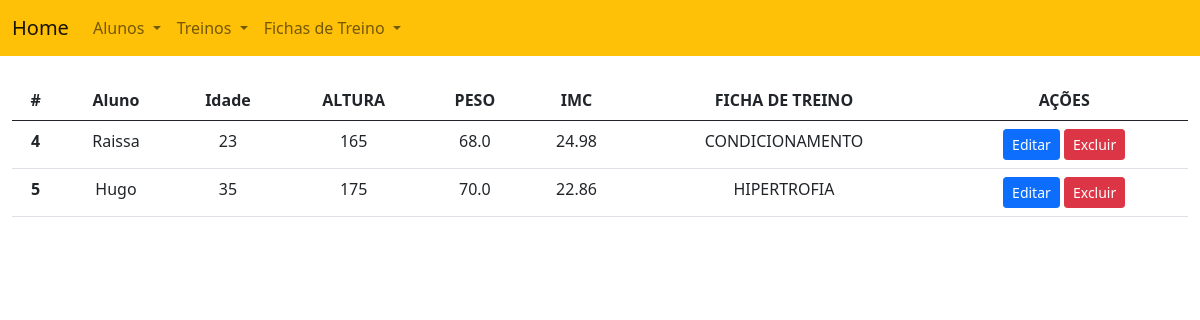
Before: /treino/listar/ with the older database file.
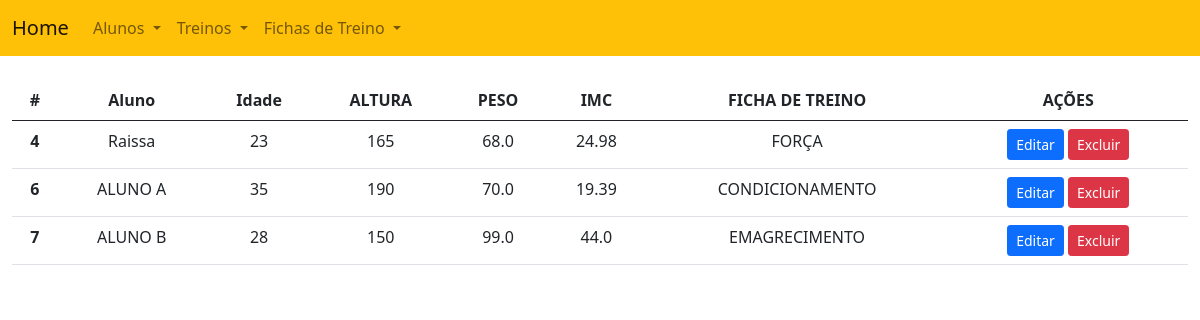
After: the same page with the newer database file.
### academia_modulo/models.py (models this page shows, shortened)
class Treino (models.Model):
    aluno = models.ForeignKey(Aluno, on_delete=models.CASCADE)
    idade = models.IntegerField()
    altura = models.IntegerField()
    peso = models.FloatField()
    imc = models.FloatField()
    ficha_de_treino = models.ForeignKey(Ficha, on_delete=models.CASCADE)

class Aluno (models.Model):
    nome = models.CharField(max_length=100)
    cpf = models.CharField(max_length=11)
    plano = models.CharField(max_length=100)
    telefone = models.CharField(max_length=100)
    endereco = models.CharField(max_length=100)
    email = models.CharField(max_length=20)
    nascimento = models.DateField()
    forma_pagamento = models.CharField(max_length=100, default='')

class Ficha (models.Model):
    tipo = models.CharField(max_length=100)

### academia_modulo/views.py (the view)
# urls.py: path('treino/listar/', listar_treinos, name='listar_treinos'),
def listar_treinos(request):
    treinos = Treino.objects.all()
    return render(request, 'listar_treinos.html', {'treinos': treinos})

### templates/listar_treinos.html (shortened to what this page needs)
{% extends "menu.html" %}
{% load static %}
{% block body %}
<div class="container-fluid">
    <br>
    <table class="table", style="text-align: center;">
        <thead>
        <tr>
            <th scope="col">#</th>
            <th scope="col">Aluno</th>
            <th scope="col">Idade</th>
            <th scope="col">ALTURA</th>
            <th scope="col">PESO</th>
            <th scope="col">IMC</th>
            <th scope="col">FICHA DE TREINO</th>
            <th scope="col">AÇÕES</th>
        </tr>
        </thead>
        <tbody>
        {% for treino in treinos %}
        <tr>
            <th scope="row">{{treino.id}}</th>
            <td>{{treino.aluno.nome}}</td>
            <td>{{treino.idade}}</td>
            <td>{{treino.altura}}</td>
            <td>{{treino.peso}}</td>
            <td>{{treino.imc}}</td>
            <td>{{treino.ficha_de_treino.tipo}}</td>
            <td>
                <a href="{% url 'academia_modulo:treino_edit' treino.id %}" class="btn btn-sm btn-primary">Editar</a>
                <a href="{% url 'academia_modulo:treino_delete' treino.id %}"onclick="return confirm('Deseja realmente excluir o treino {{ treino.nome }}?')" class="btn btn-sm btn-danger">Excluir</a>
            </td>
        </tr>
        {% endfor %}
        </tbody>
    </table>
</div>
{% endblock %}

### templates/menu.html (shortened to what this page needs)
{% load static %}
<!DOCTYPE html>
<html lang="pt-br">
<head>
    <link href="https://cdn.jsdelivr.net/npm/bootstrap@5.0.2/dist/css/bootstrap.min.css" rel="stylesheet">
</head>
<body>
  <nav class="navbar sticky-top navbar-light bg-warning navbar-expand-lg">
  <div class="container-fluid">
    <a class="navbar-brand" href="{% url 'academia_modulo:home' %}">Home</a>
    <div class="collapse navbar-collapse" id="navbarSupportedContent">
      <ul class="navbar-nav me-auto mb-2 mb-lg-0">
         <li class="nav-item dropdown">
          <a class="nav-link dropdown-toggle" href="#" role="button" data-bs-toggle="dropdown" aria-expanded="false">
            Alunos
          </a>
        </li>
         <li class="nav-item dropdown">
          <a class="nav-link dropdown-toggle" href="#" role="button" data-bs-toggle="dropdown" aria-expanded="false">
            Treinos
          </a>
        </li>
            <li class="nav-item dropdown">
          <a class="nav-link dropdown-toggle" href="#" role="button" data-bs-toggle="dropdown" aria-expanded="false">
            Fichas de Treino
          </a>
    </div>
  </div>
</nav>
{% block body %}{% endblock %}
</body>
</html>

Changed rows visible on the page:
removed Treino: id "5", aluno.nome "Hugo", idade "35", altura "175", peso "70.0", imc "22.86", ficha_de_treino.tipo "HIPERTROFIA"
changed Treino "Raissa": ficha_de_treino.tipo "CONDICIONAMENTO" → "FORÇA"
added Treino: id "6", aluno.nome "ALUNO A", idade "35", altura "190", peso "70.0", imc "19.39", ficha_de_treino.tipo "CONDICIONAMENTO"
added Treino: id "7", aluno.nome "ALUNO B", idade "28", altura "150", peso "99.0", imc "44.0", ficha_de_treino.tipo "EMAGRECIMENTO"
